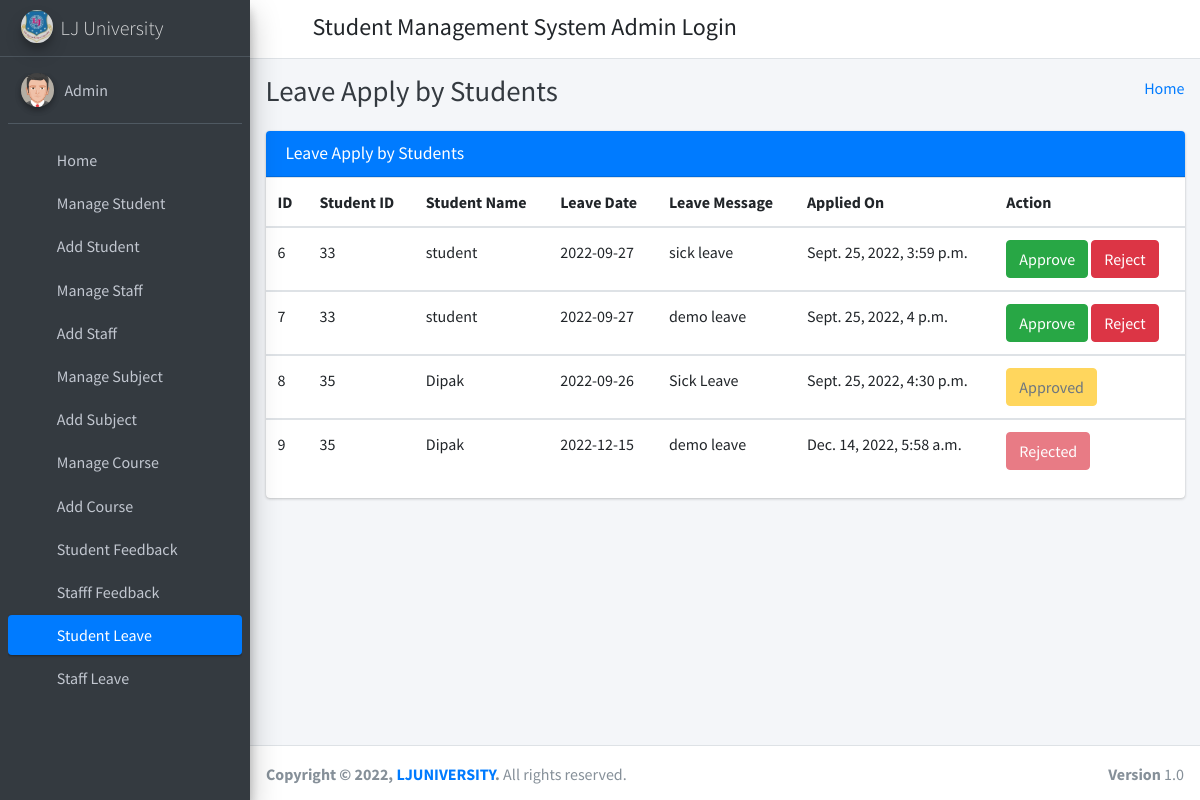
/student_leave_view/ (signed in), run on the app's committed database.
### student_management_app/models.py (models this page shows)
class CustomUser(AbstractUser):
    user_type_data = ((1, "HOD"), (2, "Staff"), (3, "Student"))
    user_type = models.CharField(default=1, choices=user_type_data, max_length=10)

class LeaveReportStudent(models.Model):
    id = models.AutoField(primary_key=True)
    student_id = models.ForeignKey(Students, on_delete=models.CASCADE)
    leave_date = models.CharField(max_length=255)
    leave_message = models.TextField()
    leave_status = models.IntegerField(default=0)
    created_at = models.DateTimeField(auto_now_add=True)
    updated_at = models.DateTimeField(auto_now=True)
    objects = models.Manager()

class Students(models.Model):
    id = models.AutoField(primary_key=True)
    admin = models.OneToOneField(CustomUser, on_delete = models.CASCADE)
    gender = models.CharField(max_length=50)
    address = models.TextField()
    course_id = models.ForeignKey(Courses, on_delete=models.DO_NOTHING, default=1)
    session_year_id = models.ForeignKey(SessionYearModel, on_delete=models.CASCADE)
    created_at = models.DateTimeField(auto_now_add=True)
    updated_at = models.DateTimeField(auto_now=True)
    objects = models.Manager()

### student_management_app/HodViews.py (the view)
# urls.py: path('student_leave_view/', HodViews.student_leave_view, name="student_leave_view"),
def student_leave_view(request):
    leaves = LeaveReportStudent.objects.all()
    context = {
        "leaves": leaves
    }
    return render(request, 'hod_template/student_leave_view.html', context)

### student_management_app/LoginCheckMiddleWare.py (called while the page is built, shortened)
    def process_view(self, request, view_func, view_args, view_kwargs):
        modulename = view_func.__module__
        user = request.user
        if user.is_authenticated:
            if user.user_type == "1":
                if modulename == "student_management_app.HodViews":
                    pass
                elif modulename == "student_management_app.views" or modulename == "django.views.static":
                    pass
                else:
                    return redirect("admin_home")
            else:
                return redirect("login")
        else:
            if request.path == reverse("login") or request.path == reverse("doLogin"):
                pass
            else:
                return redirect("login")

### student_management_app/templates/hod_template/student_leave_view.html (shortened to what this page needs)
{% extends 'hod_template/base_template.html' %}
{% block page_title %}
    Leave Apply by Students
{% endblock page_title %}
{% block main_content %}
{% load static %}
<section class="content">
        <div class="container-fluid">
            <div class="row">
                <div class="col-md-12">
                    <div class="card card-primary">
                        <div class="card-header">
                            <h3 class="card-title">Leave Apply by Students</h3>
                        </div>
                        <div class="table-responsive">
                            <table class="table">
                                <thead>
                                <tr>
                                    <th>ID</th>
                                    <th>Student ID</th>
                                    <th>Student Name</th>
                                    <th>Leave Date</th>
                                    <th>Leave Message</th>
                                    <th>Applied On</th>
                                    <th>Action</th>
                                </tr>
                                </thead>
                                {% for leave in leaves %}
                                <tbody>
                                <tr>
                                    <td>{{ leave.id }}</td>
                                    <td>{{ leave.student_id.admin.id }}</td>
                                    <td>{{ leave.student_id.admin.first_name }} {{ feedback.student_id.admin.last_name }}</td>
                                    <td>{{ leave.leave_date }}</td>
                                    <td>{{ leave.leave_message }}</td>
                                    <td>{{ leave.created_at }}</td>
                                    <td>
                                        {% if leave.leave_status == 0 %}
                                            <a href="{% url 'student_leave_approve' leave_id=leave.id %}" class="btn btn-success">Approve</a>
                                            <a href="{% url 'student_leave_reject' leave_id=leave.id %}" class="btn btn-danger">Reject</a>
                                        {% elif leave.leave_status == 1 %}
                                            <button class="btn btn-warning" disabled="disabled">Approved</button>
                                        {% else %}
                                            <button class="btn btn-danger" disabled="disabled">Rejected</button>
                                        {% endif %}
                                    </td>
                                </tr>
                                </tbody>
                                {% endfor %}
                            </table>
                        </div>
                    </div>
                </div>
            </div>
        </div>
      </section>
  {% endblock main_content %}

### student_management_app/templates/hod_template/sidebar_template.html
{% load static %}
<aside class="main-sidebar sidebar-dark-primary elevation-4">
      <a href="{% url 'admin_home' %}" class="brand-link">
        <img src="{% static 'dist/img/lj.png' %}" alt="LJ Logo" class="brand-image img-circle elevation-3"
            style="opacity: .8">
        <span class="brand-text font-weight-light">LJ University</span>
      </a>
      <div class="sidebar">
        <div class="user-panel mt-3 pb-3 mb-3 d-flex">
          <div class="image">
            <img src="{% static 'dist/img/user2-160x160.jpg' %}" class="img-circle elevation-2" alt="User Image">
          </div>
          <div class="info">
            <a href="{% url 'admin_profile' %}" class="d-block">{{ user.first_name }} {{ user.last_name }}</a>
          </div>
        </div>
        <nav class="mt-2">
          <ul class="nav nav-pills nav-sidebar flex-column" data-widget="treeview" role="menu" data-accordion="false">
            <li class="nav-item">
              {% url 'admin_home' as admin_home %}
              <a href="{{ admin_home }}" class="nav-link {% if request.path == admin_home %} active {% endif %}">
                <i class="nav-icon fas fa-tachometer-alt"></i>
                <p>
                  Home
                </p>
              </a>
            </li>
            <li class="nav-item">
              {% url 'manage_student' as manage_student %}
              {% url 'edit_student' student_id=id as edit_student %}
              <a href="{{ manage_student }}" class="nav-link {% if request.path == manage_student %} active {% endif %} {% if request.path == edit_student %} active {% endif %}">
                <i class="nav-icon fas fa-user-graduate"></i>
                <p>
                  Manage Student
                </p>
              </a>
            </li>
            <li class="nav-item">
              {% url 'add_student' as add_student %}
              <a href="{{ add_student }}" class="nav-link {% if request.path == add_student %} active {% endif %}">
                <i class="nav-icon fas fa-user-graduate"></i>
                <p>
                  Add Student
                </p>
              </a>
            </li>
            <li class="nav-item">
              {% url 'manage_staff' as manage_staff %}
              {% url 'edit_staff' staff_id=id as edit_staff %}
              <a href="{{ manage_staff }}" class="nav-link {% if request.path == manage_staff %} active {% endif %} {% if request.path == edit_staff %} active {% endif %}">
                <i class="nav-icon fas fa-chalkboard-teacher"></i>
                <p>
                  Manage Staff
                </p>
              </a>
            </li>
            <li class="nav-item">
              {% url 'add_staff' as add_staff %}
              <a href="{{ add_staff }}" class="nav-link {% if request.path == add_staff %} active {% endif %}">
                <i class="nav-icon fas fa-chalkboard-teacher"></i>
                <p>
                  Add Staff
                </p>
              </a>
            </li>
            <li class="nav-item">
              {% url 'manage_subject' as manage_subject %}
              {% url 'edit_subject' subject_id=id as edit_subject %}
              <a href="{{ manage_subject }}" class="nav-link {% if request.path == manage_subject %} active {% endif %} {% if request.path == edit_subject %} active {% endif %}">
                <i class="nav-icon fas fa-book"></i>
                <p>
                  Manage Subject
                </p>
              </a>
            </li>
            <li class="nav-item">
              {% url 'add_subject' as add_subject %}
              <a href="{{ add_subject }}" class="nav-link {% if request.path == add_subject %} active {% endif %}">
                <i class="nav-icon fas fa-th"></i>
                <p>
                  Add Subject
                </p>
              </a>
            </li>
            <li class="nav-item">
              {% url 'manage_course' as manage_course %}
              {% url 'edit_course' course_id=id as edit_course %}
              <a href="{{ manage_course }}" class="nav-link {% if request.path == manage_course %} active {% endif %} {% if request.path == edit_course %} active {% endif %}">
                <i class="nav-icon fa fa-book"></i>
                <p>
                  Manage Course
                </p>
              </a>
            </li>
            <li class="nav-item">
            {% url 'add_course' as add_course %}
              <a href="{{ add_course }}" class="nav-link {% if request.path == add_course %} active {% endif %}">
                <i class="nav-icon fa fa-book"></i>
                <p>
                  Add Course
                </p>
              </a>
            </li>
            <li class="nav-item">
              {% url 'student_feedback_message' as student_feedback_message %}
              <a href="{{ student_feedback_message }}" class="nav-link {% if request.path == student_feedback_message %} active {% endif %}">
                <i class="nav-icon fas fa-comment"></i>
                <p>
                  Student Feedback
                </p>
              </a>
            </li>
            <li class="nav-item">
              {% url 'staff_feedback_message' as staff_feedback_message %}
              <a href="{{ staff_feedback_message }}" class="nav-link {% if request.path == staff_feedback_message %} active {% endif %}">
                <i class="nav-icon fas fa-comment"></i>
                <p>
                  Stafff Feedback
                </p>
              </a>
            </li>
            <li class="nav-item">
              {% url 'student_leave_view' as student_leave_view %}
              <a href="{{ student_leave_view }}" class="nav-link {% if request.path == student_leave_view %} active {% endif %}">
                <i class="nav-icon fas fa-envelope"></i>
                <p>
                  Student Leave
                </p>
              </a>
            </li>
            <li class="nav-item">
              {% url 'staff_leave_view' as staff_leave_view %}
              <a href="{{ staff_leave_view }}" class="nav-link {% if request.path == staff_leave_view %} active {% endif %}">
                <i class="nav-icon fas fa-envelope"></i>
                <p>
                  Staff Leave
                </p>
              </a>
            </li>
          </ul>
        </nav>
      </div>
    </aside>

### data on the page
CustomUser: first_name "Admin"
LeaveReportStudent: id "6", student_id.admin.id "33", student_id.admin.first_name "student", leave_date "2022-09-27", leave_message "sick leave", created_at "Sept. 25, 2022, 3:59 p.m.", leave_status "Approve"
LeaveReportStudent: id "7", student_id.admin.id "33", student_id.admin.first_name "student", leave_date "2022-09-27", leave_message "demo leave", created_at "Sept. 25, 2022, 4 p.m.", leave_status "Approve"
LeaveReportStudent: id "8", student_id.admin.id "35", student_id.admin.first_name "Dipak", leave_date "2022-09-26", leave_message "Sick Leave", created_at "Sept. 25, 2022, 4:30 p.m.", leave_status "Approved"
LeaveReportStudent: id "9", student_id.admin.id "35", student_id.admin.first_name "Dipak", leave_date "2022-12-15", leave_message "demo leave", created_at "Dec. 14, 2022, 5:58 a.m.", leave_status "Rejected"
